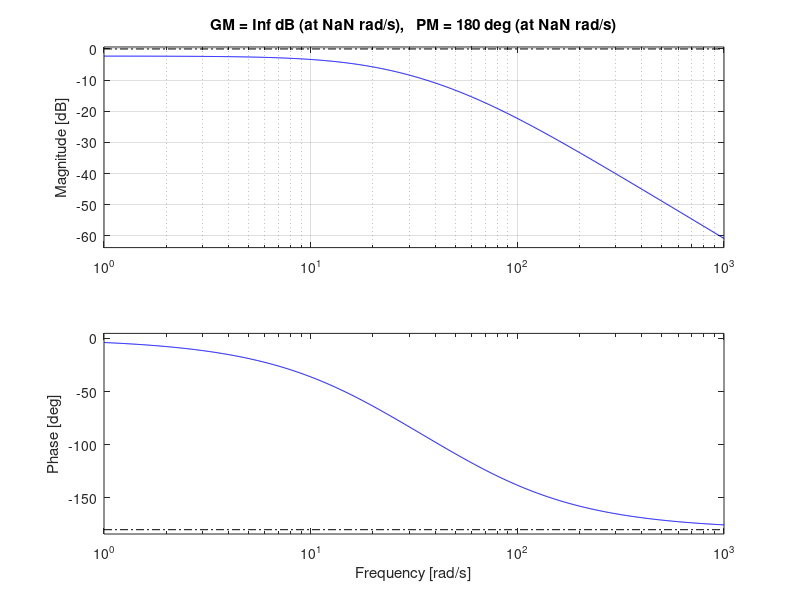
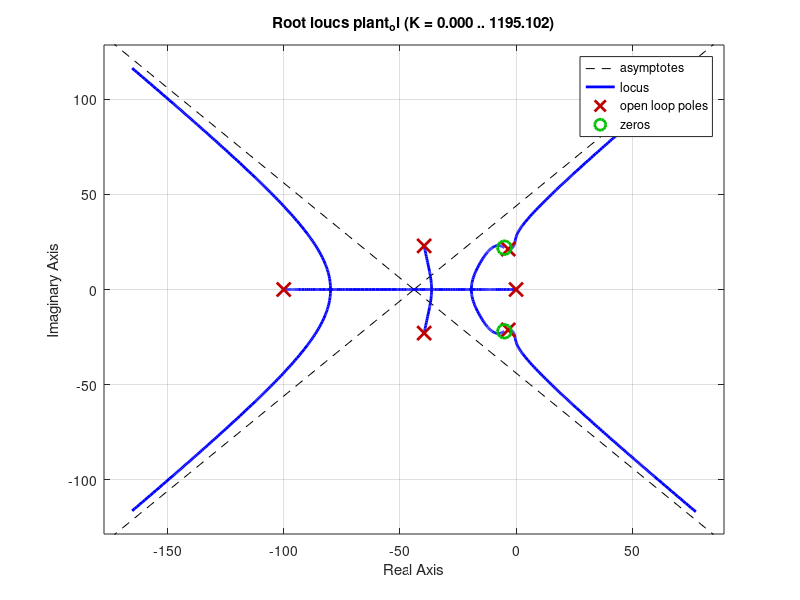
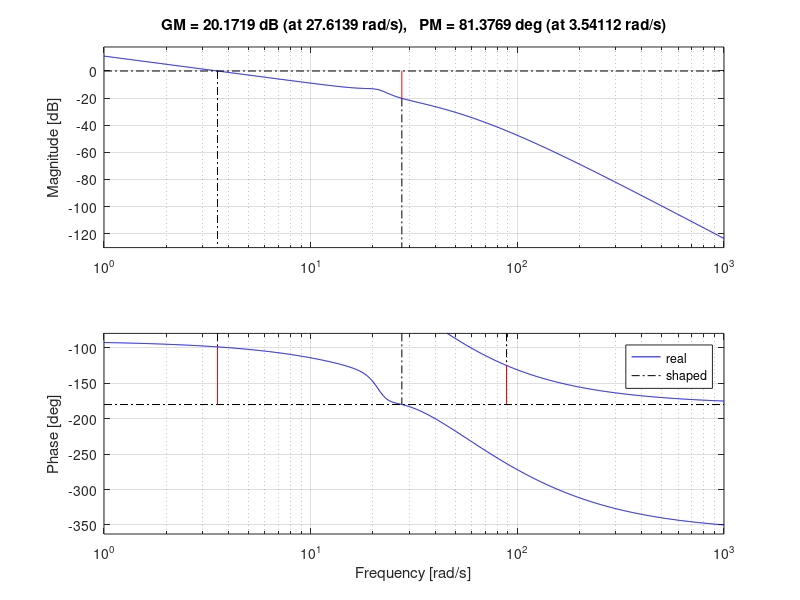
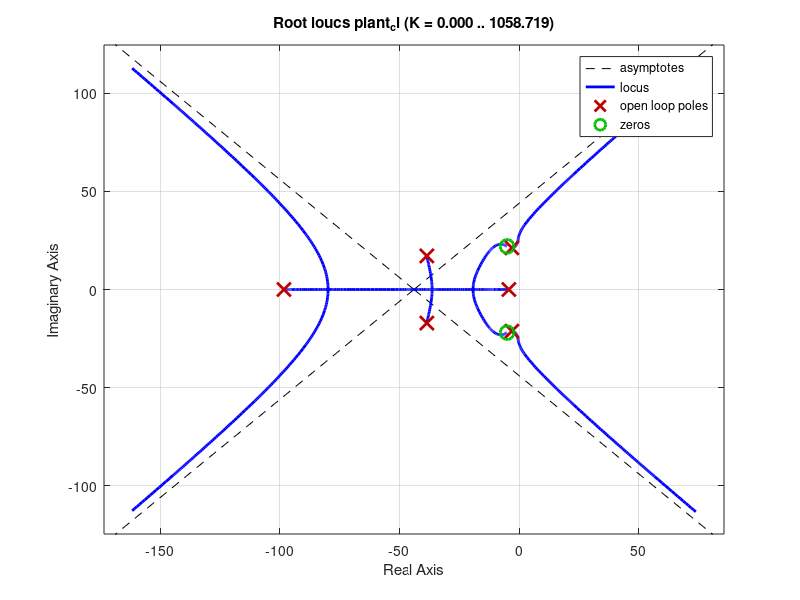

MATLAB code to generate these figures, in order:
%% Model Parameter
clear all; 
close all;

%motor
R = 1.3;%resistance 
L = 0.0220; %inductance 
Ke = -1.0000e+05; %electric stiffness and torque constant

s = tf('s');

%carts and load
M = 1.35;

%spring
Ch = 9; %spring damping
Cm = 6; 
Cl = 8;

Kh = 625; %Stiffness high
Km = 281; %Stiffness Med
Kl = 162; %Stifness low

%% current loop design

close all;

motor = tf(1, [L R]);
cart = tf(Ke,[M,Ch,Kh]);

controller_c = 1;
filter = tf(1,[1/20 1]);

motor_ol = controller_c*motor*filter;
motor_cl = feedback(motor_ol, 1);

figure; margin(motor_ol); grid;

%% position loop design
close all;

plant = motor_cl*cart;

zero1 = -5+22i;
zero2 = -5-22i;
pole1 = -100;
gain = -0.01;
controller_p = zpk([zero1,zero2], [0, pole1], gain)

plant_ol = controller_p*plant;
plant_cl = feedback(plant_ol,1);

figure; rlocus(plant_ol);
figure;     margin(plant); grid;
hold on;    margin(plant_ol);  legend('real','shaped');
poles_cl = pole(plant_cl)
figure; rlocus(plant_cl);
